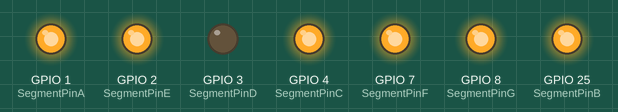
The program below on a simulated Raspberry Pi (BCM pin numbers). On the bench: output pins drawn as LEDs (lit = HIGH).

Above: at 1.0 s.
At 3.5 s:
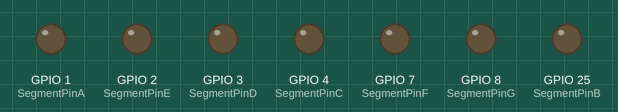
At 5.0 s:
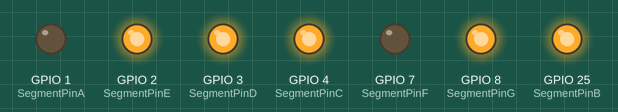
At 7.0 s:
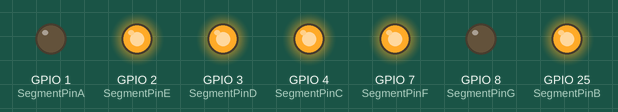
Timing chart, 0 to 10.4 s (numbered marks = the images above):
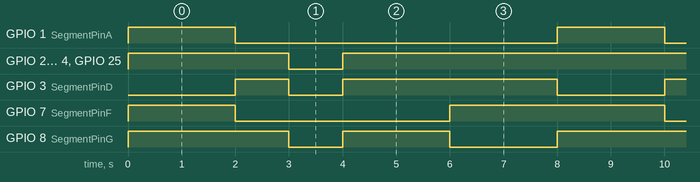

Measured:
- by itself, GPIO 1 (SegmentPinA): alternates HIGH for 2.0 s and LOW for 6.0 s
- by itself, GPIO 2 (SegmentPinE), GPIO 4 (SegmentPinC), GPIO 25 (SegmentPinB): repeats every 8.0 s: LOW 1.0 s, HIGH 7.0 s
- by itself, GPIO 3 (SegmentPinD): repeats every 8.0 s: LOW 1.0 s, HIGH 4.0 s, LOW 2.0 s, HIGH 1.0 s
- by itself, GPIO 7 (SegmentPinF): repeats every 8.0 s: LOW 4.0 s, HIGH 4.0 s
- by itself, GPIO 8 (SegmentPinG): repeats every 8.0 s: LOW 1.0 s, HIGH 2.0 s, LOW 2.0 s, HIGH 3.0 s

The program:

ACT04.py
```python
import time #load time library
import RPi.GPIO as  GPIO #load  GPIO library

SegmentPinA = 1
SegmentPinF = 7
SegmentPinG = 8
SegmentPinB = 25
SegmentPinE = 2
SegmentPinD = 3
SegmentPinC = 4

GPIO.setwarnings(False) # Suppress warnings
GPIO.setmode(GPIO.BCM) # Use "Gpio" pin numbering
GPIO.setup(SegmentPinA, GPIO.OUT)
GPIO.setup(SegmentPinF, GPIO.OUT)
GPIO.setup(SegmentPinG, GPIO.OUT)
GPIO.setup(SegmentPinB, GPIO.OUT)
GPIO.setup(SegmentPinE, GPIO.OUT)
GPIO.setup(SegmentPinD, GPIO.OUT)
GPIO.setup(SegmentPinC, GPIO.OUT)

# Light up LED when Button is pressed
while True:

    GPIO.output(SegmentPinA, GPIO.HIGH)
    GPIO.output(SegmentPinF, GPIO.HIGH)
    GPIO.output(SegmentPinG, GPIO.HIGH)
    GPIO.output(SegmentPinB, GPIO.HIGH)
    GPIO.output(SegmentPinE, GPIO.HIGH)
    GPIO.output(SegmentPinD, GPIO.LOW)
    GPIO.output(SegmentPinC, GPIO.HIGH)
    time.sleep(2)
    GPIO.output(SegmentPinA, GPIO.LOW)
    GPIO.output(SegmentPinF, GPIO.LOW)
    GPIO.output(SegmentPinG, GPIO.HIGH)
    GPIO.output(SegmentPinB, GPIO.HIGH)
    GPIO.output(SegmentPinE, GPIO.HIGH)
    GPIO.output(SegmentPinD, GPIO.HIGH)
    GPIO.output(SegmentPinC, GPIO.HIGH)
    time.sleep(1)
    GPIO.output(SegmentPinA, GPIO.LOW)
    GPIO.output(SegmentPinF, GPIO.LOW)
    GPIO.output(SegmentPinG, GPIO.LOW)
    GPIO.output(SegmentPinB, GPIO.LOW)
    GPIO.output(SegmentPinE, GPIO.LOW)
    GPIO.output(SegmentPinD, GPIO.LOW)
    GPIO.output(SegmentPinC, GPIO.LOW)
    time.sleep(1)
    GPIO.output(SegmentPinA, GPIO.LOW)
    GPIO.output(SegmentPinF, GPIO.LOW)
    GPIO.output(SegmentPinG, GPIO.HIGH)
    GPIO.output(SegmentPinB, GPIO.HIGH)
    GPIO.output(SegmentPinE, GPIO.HIGH)
    GPIO.output(SegmentPinD, GPIO.HIGH)
    GPIO.output(SegmentPinC, GPIO.HIGH)
    time.sleep(2)
    GPIO.output(SegmentPinA, GPIO.LOW)
    GPIO.output(SegmentPinF, GPIO.HIGH)
    GPIO.output(SegmentPinG, GPIO.LOW)
    GPIO.output(SegmentPinB, GPIO.HIGH)
    GPIO.output(SegmentPinE, GPIO.HIGH)
    GPIO.output(SegmentPinD, GPIO.HIGH)
    GPIO.output(SegmentPinC, GPIO.HIGH)
    time.sleep(2)


GPIO.cleanup() #reset the pin's statuses to their default states
```
